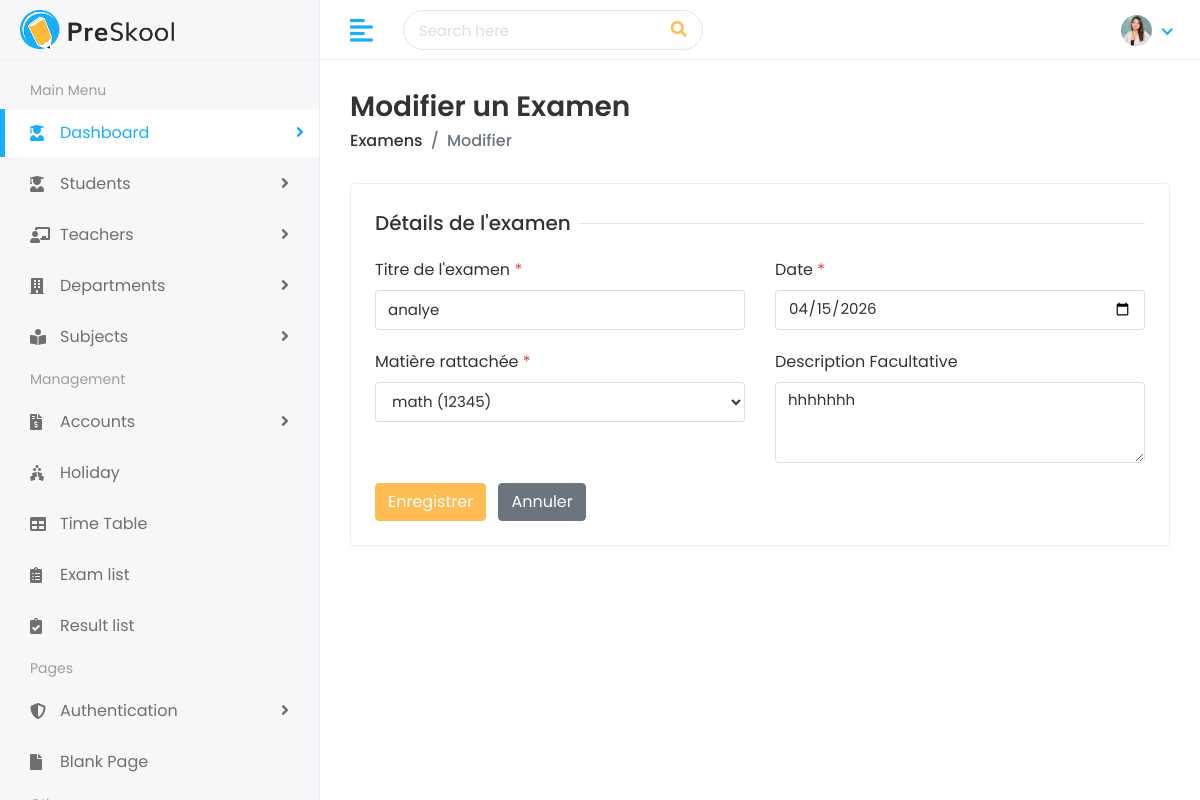
The page /exam/exams/1/edit/ (signed in) on the database its author committed.
### exam/models.py (models this page shows, shortened)
class Exam(models.Model):
    title = models.CharField(max_length=150)
    date = models.DateField()
    subject = models.ForeignKey(Subject, on_delete=models.CASCADE, related_name='exams')
    description = models.TextField(blank=True)

### exam/views.py (the view)
# urls.py: path('exams/<int:pk>/edit/', views.ExamUpdateView.as_view(), name='exam-edit'),
class ExamUpdateView(AdminOrTeacherRequiredMixin, UpdateView):
    model = Exam
    form_class = ExamForm
    template_name = 'exam/exam_form.html'
    success_url = reverse_lazy('exam-list')

### exam/forms.py
class ExamForm(forms.ModelForm):
    class Meta:
        model = Exam
        fields = ['title', 'date', 'subject', 'description']
        widgets = {
            'title': forms.TextInput(attrs={'class': 'form-control'}),
            'date': forms.DateInput(attrs={'class': 'form-control', 'type': 'date'}),
            'subject': forms.Select(attrs={'class': 'form-control'}),
            'description': forms.Textarea(attrs={'class': 'form-control', 'rows': '3'}),
        }

### faculty/models.py (called while the page is built)
    def __str__(self):
        return f"{self.name} ({self.code})"

### home_auth/mixins.py (called while the page is built)
    def dispatch(self, request, *args, **kwargs):
        if not request.user.is_authenticated:
            return self.handle_no_permission()
        if hasattr(request.user, 'is_admin') and (request.user.is_admin or getattr(request.user, 'is_teacher', False)):
            return super().dispatch(request, *args, **kwargs)
        messages.error(request, "Accès refusé. Action réservée aux enseignants ou administrateurs.")
        return get_dashboard_redirect(request.user)

### exam/templates/exam/exam_form.html (shortened to what this page needs)
{% extends 'Home/base.html' %}
{% load static %}
{% block body %}
<div class="page-wrapper">
    <div class="content container-fluid">
        <div class="page-header">
            <div class="row align-items-center">
                <div class="col">
                    <h3 class="page-title">{% if object %}Modifier{% else %}Ajouter{% endif %} un Examen</h3>
                    <ul class="breadcrumb">
                        <li class="breadcrumb-item"><a href="{% url 'exam-list' %}">Examens</a></li>
                        <li class="breadcrumb-item active">{% if object %}Modifier{% else %}Ajouter{% endif %}</li>
                    </ul>
                </div>
            </div>
        </div>
        <div class="row">
            <div class="col-sm-12">
                <div class="card">
                    <div class="card-body">
                        <form method="POST">
                            <div class="row">
                                <div class="col-12">
                                    <h5 class="form-title"><span>Détails de l'examen</span></h5>
                                </div>
                                <div class="col-12 col-sm-6">
                                    <div class="form-group">
                                        <label>Titre de l'examen <span class="text-danger">*</span></label>
                                        {{ form.title }}
                                    </div>
                                </div>
                                <div class="col-12 col-sm-6">
                                    <div class="form-group">
                                        <label>Date <span class="text-danger">*</span></label>
                                        {{ form.date }}
                                    </div>
                                </div>
                                <div class="col-12 col-sm-6">
                                    <div class="form-group">
                                        <label>Matière rattachée <span class="text-danger">*</span></label>
                                        {{ form.subject }}
                                    </div>
                                </div>
                                <div class="col-12 col-sm-6">
                                    <div class="form-group">
                                        <label>Description Facultative</label>
                                        {{ form.description }}
                                    </div>
                                </div>
                                <div class="col-12">
                                    <button type="submit" class="btn btn-primary">Enregistrer</button>
                                    <a href="{% url 'exam-list' %}" class="btn btn-secondary ml-2">Annuler</a>
                                </div>
                            </div>
                        </form>
                    </div>
                </div>
            </div>
        </div>
    </div>
</div>
{% endblock %}

### static/assets/css/style.css (style rules this page uses)
html { height: 100%; }
body { background-color: #fff; color: #333; font-family: 'Poppins', sans-serif; font-size: 1rem; height: 100%; line-height: 1.5; overflow-x: hidden; }
h1, h2, h3, h4, h5, h6 { font-family: 'Poppins', sans-serif; margin-top: 0; }
.form-control { border: 1px solid #ddd; box-shadow: none; color: #333; font-size: 15px; height: 40px; }
input, input:focus, button, button:focus { outline: none; }
input[type=text], input[type=password] { -webkit-appearance: none; -moz-appearance: none; appearance: none; }
textarea.form-control { resize: vertical; }
.form-group { margin-bottom: 1.25rem; }
ul, ol { padding: 0px; list-style: none; }
.text-danger, .dropdown-menu > li > a.text-danger { color: #e84646 !important; }
.btn-primary { background-color: #FFBC53; border: 1px solid #FFBC53; }
.card { border: 1px solid #ececf5; box-shadow: 0 1px 3px 0 rgba(0, 0, 0, 0.03); margin-bottom: 1.875rem; }
.card-body { padding: 1.5rem; }
.page-wrapper { margin-left: 320px; padding-top: 60px; position: relative; transition: all 0.4s ease; }
.page-wrapper > .content { padding: 1.875rem 1.875rem 0; }
.page-header { margin-bottom: 1.875rem; }
.page-header .breadcrumb { background-color: transparent; color: #6c757d; font-size: 1rem; font-weight: 500; margin-bottom: 0; padding: 0; }
.page-header .breadcrumb a { color: #333; }
.page-title { font-size: 28px; font-weight: 600; color: #333; margin-bottom: 5px; }
.form-title { width: 100%; max-width: 100%; padding: 0; font-size: 1.25rem; font-weight: 500; line-height: inherit; color: #333; white-space: normal; position: relative; display: block; margin-bottom: 20px; }
.form-title:before { content: ""; position: absolute; left: 0px; right: 0px; height: 1px; top: 50%; background-color: rgba(0, 0, 0, 0.1); }
.form-title span { padding: 0px 0.5rem 0 0; background-color: #fff; display: inline-block; z-index: 2; position: relative; }

### rows shown on the page
Exam: title "analye", date "04/15/2026", subject "math (12345)", description "hhhhhhh"
